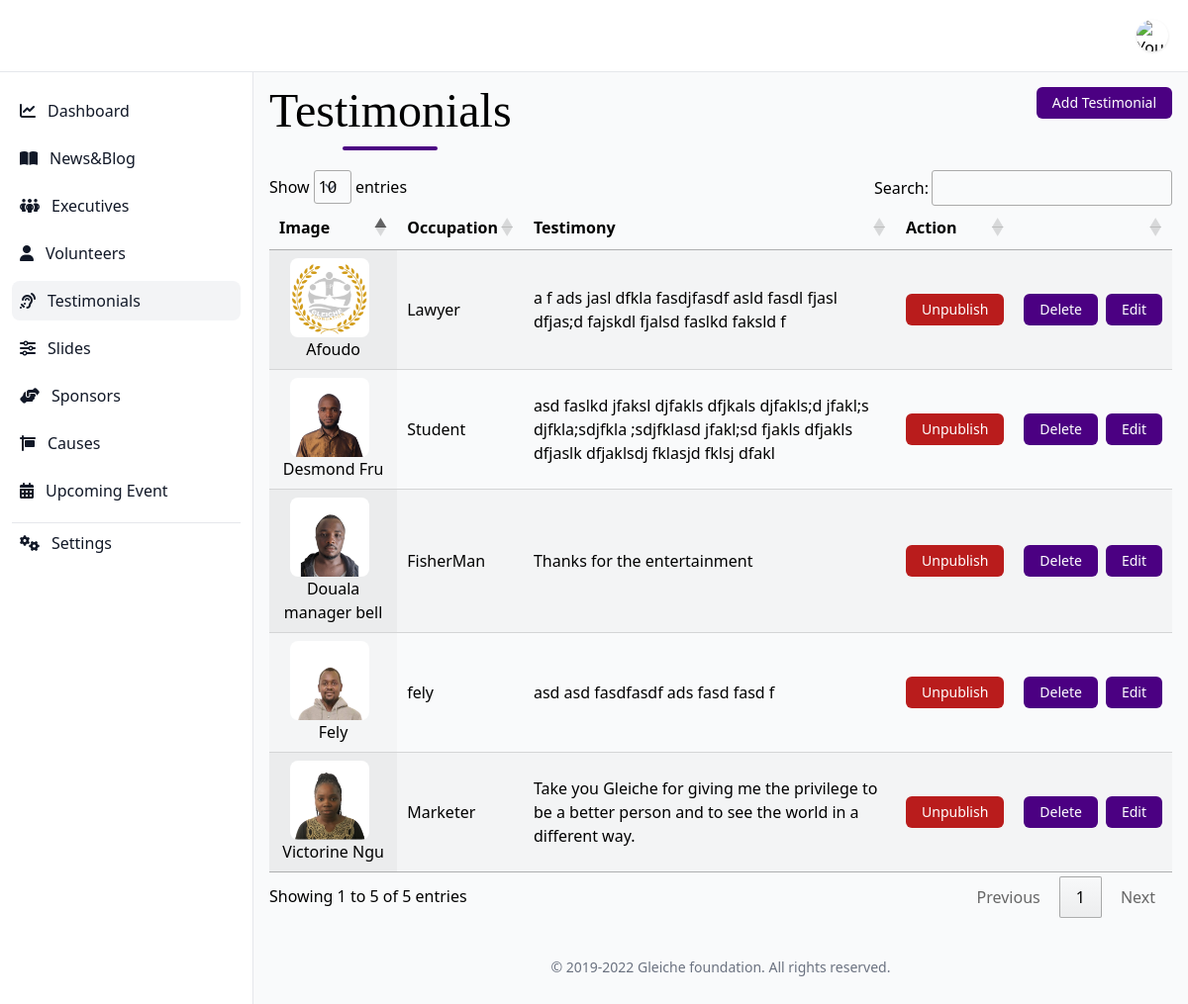
The app's page /system/testimonials/ with its own data.
### backend/models.py (models this page shows, shortened)
class Testimonial(models.Model):
    fullname = models.CharField(max_length=200, null=False)
    image = models.ImageField(upload_to=testimonial_images_upload_to_dir, default=default_gleiche_logo,blank=True)
    occupation = models.TextField(null=False)
    testimony = models.TextField(null=False)
    publish = models.BooleanField(default=False)
    date_created = models.DateTimeField(auto_now_add=True)

### backend/views.py (the view)
# urls.py: path('testimonials/', views.testimonial, name="system_testimonials"),
def testimonial(request):
    testimonials = Testimonial.objects.all().order_by('-date_created')
    data = {
        'testimonials': testimonials
    }
    return render(request, 'backend/testimonial.html', data)

### backend/templates/backend/testimonial.html (shortened to what this page needs)
{% extends 'backend/main.html' %}
{% block main %}
<div class="flex justify-between">
    {% include 'backend/includes/page_header.html' with title='Testimonials' %}
    <div>
        {% url 'add_testimonial' as action_url %}
        {% include 'backend/components/link_button.html' with text="Add Testimonial" link=action_url %}
    </div>
</div>
<div class=" mt-5">
    <table class="table_id display">
        <thead>
            <tr>
                <th>Image</th>
                <th>Occupation</th>
                <th>Testimony</th>
                <th>Action</th>
                <th></th>
            </tr>
        </thead>
        <tbody>
            {% for item in testimonials %}
            <tr>
                <td>
                    <div class="flex flex-col items-center">
                        <div class="w-20 mr-2">
                            <a href="{% url 'update_volunteer_image' item.id %}">
                                <img class="rounded-lg" src="/static/images{{item.image.url}}" alt="">
                            </a>
                        </div>
                        <span class="text-center">
                            {{item.fullname}}
                        </span>
                    </div>
                </td>
                <td>{{item.occupation}}</td>
                <td>{{item.testimony}}</td>
                <td>
                    {% if item.publish == 0 %}
                    <button
                        class="inline-block px-4 py-1.5 bg-blue-500 hover:bg-blue-200 hover:shadow-2xl transition-all rounded-md text-white text-sm change_publish_status"
                        data-id="{{item.id}}" data-publish="{{item.publish}}">Pubish
                    </button>
                    {% else %}
                    <button
                        class="inline-block px-4 py-1.5 bg-red-700 hover:bg-red-200 hover:shadow-2xl transition-all rounded-md text-white text-sm change_publish_status"
                        data-id="{{item.id}}" data-publish="{{item.publish}}">Unpublish
                    </button>
                    {% endif %}
                </td>
                <td class="">
                    <div class="flex">
                        <form action="{% url 'delete_testimonial' item.id %}" method="POST" class="mr-2">
                            {% include 'backend/components/submit_button.html' with text="Delete" style="bg-red-700" %}
                        </form>
                        {% url 'update_testimonial' item.id as updated_action_url %}
                        {% include 'backend/components/link_button.html' with text="Edit" link=updated_action_url %}
                    </div>
                </td>
            </tr>
            {% endfor %}
        </tbody>
    </table>
</div>
{% endblock %}

### backend/templates/backend/components/link_button.html
<a href="{{link}}"
    class="inline-block px-4 py-1.5 bg-primary hover:bg-primary-200 hover:shadow-2xl transition-all rounded-md text-white text-sm {{style}}">
    {{text}}
</a>

### backend/templates/backend/components/submit_button.html
<button type="submit"
    class="inline-block px-4 py-1.5 bg-primary hover:bg-primary-200 hover:shadow-2xl transition-all rounded-md text-white text-sm {{style}}">
    {{text}}
</button>

### records on screen
Testimonial: image (picture), fullname "Victorine Ngu", occupation "Marketer", testimony "Take you Gleiche for giving me the privilege to be a better person and to see the world in a different way.", text "Delete", text "Edit"
Testimonial: image (picture), fullname "Douala manager bell", occupation "FisherMan", testimony "Thanks for the entertainment", text "Delete", text "Edit"
Testimonial: image (placeholder picture), fullname "Afoudo", occupation "Lawyer", testimony "a f ads jasl dfkla fasdjfasdf asld fasdl fjasl dfjas;d fajskdl fjalsd faslkd faksld f", text "Delete", text "Edit"
Testimonial: image (picture), fullname "Fely", occupation "fely", testimony "asd asd fasdfasdf ads fasd fasd f", text "Delete", text "Edit"
Testimonial: image (picture), fullname "Desmond Fru", occupation "Student", testimony "asd faslkd jfaksl djfakls dfjkals djfakls;d jfakl;s djfkla;sdjfkla ;sdjfklasd jfakl;sd fjakls dfjakls dfjaslk dfjaklsdj fklasjd fklsj dfakl", text "Delete", text "Edit"

### other values on screen
{{ title }} "Dashboard News&Blog Executives Volunteers Testimonials Slides Sponsors Causes Upcoming Event Settings"
{{ title }} "Testimonials"
{{ text }} "Add Testimonial"
